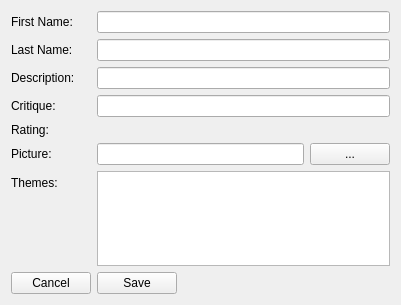
<?xml version="1.0" encoding="UTF-8"?>
<ui version="4.0">
 <class>AuthorForm</class>
 <widget class="QWidget" name="AuthorForm">
  <property name="geometry">
   <rect>
    <x>0</x>
    <y>0</y>
    <width>401</width>
    <height>305</height>
   </rect>
  </property>
  <property name="windowTitle">
   <string>AuthorForm</string>
  </property>
  <layout class="QFormLayout" name="formLayout">
   <property name="fieldGrowthPolicy">
    <enum>QFormLayout::ExpandingFieldsGrow</enum>
   </property>
   <item row="0" column="0">
    <widget class="QLabel" name="firstNameLabel">
     <property name="text">
      <string>First Name:</string>
     </property>
    </widget>
   </item>
   <item row="0" column="1">
    <widget class="QLineEdit" name="firstNameLineEdit"/>
   </item>
   <item row="1" column="0">
    <widget class="QLabel" name="lastNameLabel">
     <property name="text">
      <string>Last Name:</string>
     </property>
    </widget>
   </item>
   <item row="1" column="1">
    <widget class="QLineEdit" name="lastNameLineEdit"/>
   </item>
   <item row="2" column="0">
    <widget class="QLabel" name="descriptionLabel">
     <property name="text">
      <string>Description:</string>
     </property>
    </widget>
   </item>
   <item row="2" column="1">
    <widget class="QLineEdit" name="descriptionLineEdit"/>
   </item>
   <item row="3" column="0">
    <widget class="QLabel" name="critiqueLabel">
     <property name="text">
      <string>Critique:</string>
     </property>
    </widget>
   </item>
   <item row="3" column="1">
    <widget class="QLineEdit" name="critiqueLineEdit"/>
   </item>
   <item row="4" column="0">
    <widget class="QLabel" name="ratingLabel">
     <property name="text">
      <string>Rating:</string>
     </property>
    </widget>
   </item>
   <item row="5" column="0">
    <widget class="QLabel" name="pictureLabel">
     <property name="text">
      <string>Picture:</string>
     </property>
    </widget>
   </item>
   <item row="5" column="1">
    <widget class="QWidget" name="pictureWidget" native="true">
     <layout class="QHBoxLayout" name="horizontalLayout">
      <property name="margin">
       <number>0</number>
      </property>
      <item>
       <widget class="QLineEdit" name="pictureLineEdit"/>
      </item>
      <item>
       <widget class="QPushButton" name="picturePushButton">
        <property name="text">
         <string>...</string>
        </property>
       </widget>
      </item>
     </layout>
    </widget>
   </item>
   <item row="6" column="0">
    <widget class="QLabel" name="themesLabel">
     <property name="text">
      <string>Themes:</string>
     </property>
    </widget>
   </item>
   <item row="6" column="1">
    <widget class="QListWidget" name="themesListWidget">
     <property name="selectionMode">
      <enum>QAbstractItemView::ExtendedSelection</enum>
     </property>
    </widget>
   </item>
   <item row="7" column="1">
    <widget class="QPushButton" name="savePushButton">
     <property name="text">
      <string>Save</string>
     </property>
    </widget>
   </item>
   <item row="7" column="0">
    <widget class="QPushButton" name="cancelPushButton">
     <property name="text">
      <string>Cancel</string>
     </property>
    </widget>
   </item>
   <item row="4" column="1">
    <widget class="RatingWidget" name="ratingWidget">
     <property name="max">
      <number>10</number>
     </property>
    </widget>
   </item>
  </layout>
 </widget>
 <customwidgets>
  <customwidget>
   <class>RatingWidget</class>
   <extends>QWidget</extends>
   <header>RatingWidget.h</header>
  </customwidget>
 </customwidgets>
 <tabstops>
  <tabstop>firstNameLineEdit</tabstop>
  <tabstop>lastNameLineEdit</tabstop>
  <tabstop>descriptionLineEdit</tabstop>
  <tabstop>critiqueLineEdit</tabstop>
  <tabstop>pictureLineEdit</tabstop>
  <tabstop>picturePushButton</tabstop>
  <tabstop>themesListWidget</tabstop>
  <tabstop>cancelPushButton</tabstop>
  <tabstop>savePushButton</tabstop>
 </tabstops>
 <resources/>
 <connections/>
</ui>
